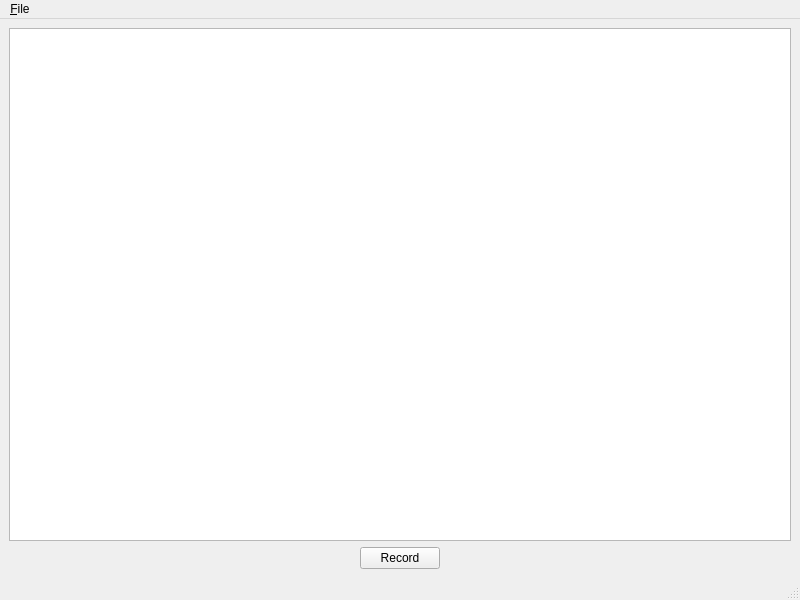
<?xml version="1.0" encoding="UTF-8"?>
<ui version="4.0">
 <class>MainWindow</class>
 <widget class="QMainWindow" name="MainWindow">
  <property name="geometry">
   <rect>
    <x>0</x>
    <y>0</y>
    <width>800</width>
    <height>600</height>
   </rect>
  </property>
  <property name="windowTitle">
   <string>MainWindow</string>
  </property>
  <widget class="QWidget" name="centralwidget">
   <layout class="QVBoxLayout" name="verticalLayout">
    <item>
     <layout class="QHBoxLayout" name="horizontalLayout">
      <item>
       <widget class="QGraphicsView" name="graphicsView">
        <property name="minimumSize">
         <size>
          <width>640</width>
          <height>480</height>
         </size>
        </property>
       </widget>
      </item>
     </layout>
    </item>
    <item>
     <layout class="QHBoxLayout" name="horizontalLayout_2">
      <item>
       <layout class="QGridLayout" name="gridLayout">
        <item row="0" column="1">
         <widget class="QPushButton" name="pBtn_Record">
          <property name="text">
           <string>Record</string>
          </property>
         </widget>
        </item>
        <item row="0" column="0">
         <spacer name="horizontalSpacer">
          <property name="orientation">
           <enum>Qt::Horizontal</enum>
          </property>
          <property name="sizeHint" stdset="0">
           <size>
            <width>40</width>
            <height>20</height>
           </size>
          </property>
         </spacer>
        </item>
        <item row="0" column="2">
         <spacer name="horizontalSpacer_2">
          <property name="orientation">
           <enum>Qt::Horizontal</enum>
          </property>
          <property name="sizeHint" stdset="0">
           <size>
            <width>40</width>
            <height>20</height>
           </size>
          </property>
         </spacer>
        </item>
       </layout>
      </item>
     </layout>
    </item>
   </layout>
  </widget>
  <widget class="QMenuBar" name="menubar">
   <property name="geometry">
    <rect>
     <x>0</x>
     <y>0</y>
     <width>800</width>
     <height>19</height>
    </rect>
   </property>
   <widget class="QMenu" name="menuFile">
    <property name="title">
     <string>&amp;File</string>
    </property>
    <addaction name="actionE_xit"/>
   </widget>
   <addaction name="menuFile"/>
  </widget>
  <widget class="QStatusBar" name="statusbar"/>
  <action name="actionE_xit">
   <property name="text">
    <string>E&amp;xit</string>
   </property>
  </action>
 </widget>
 <resources/>
 <connections/>
</ui>
